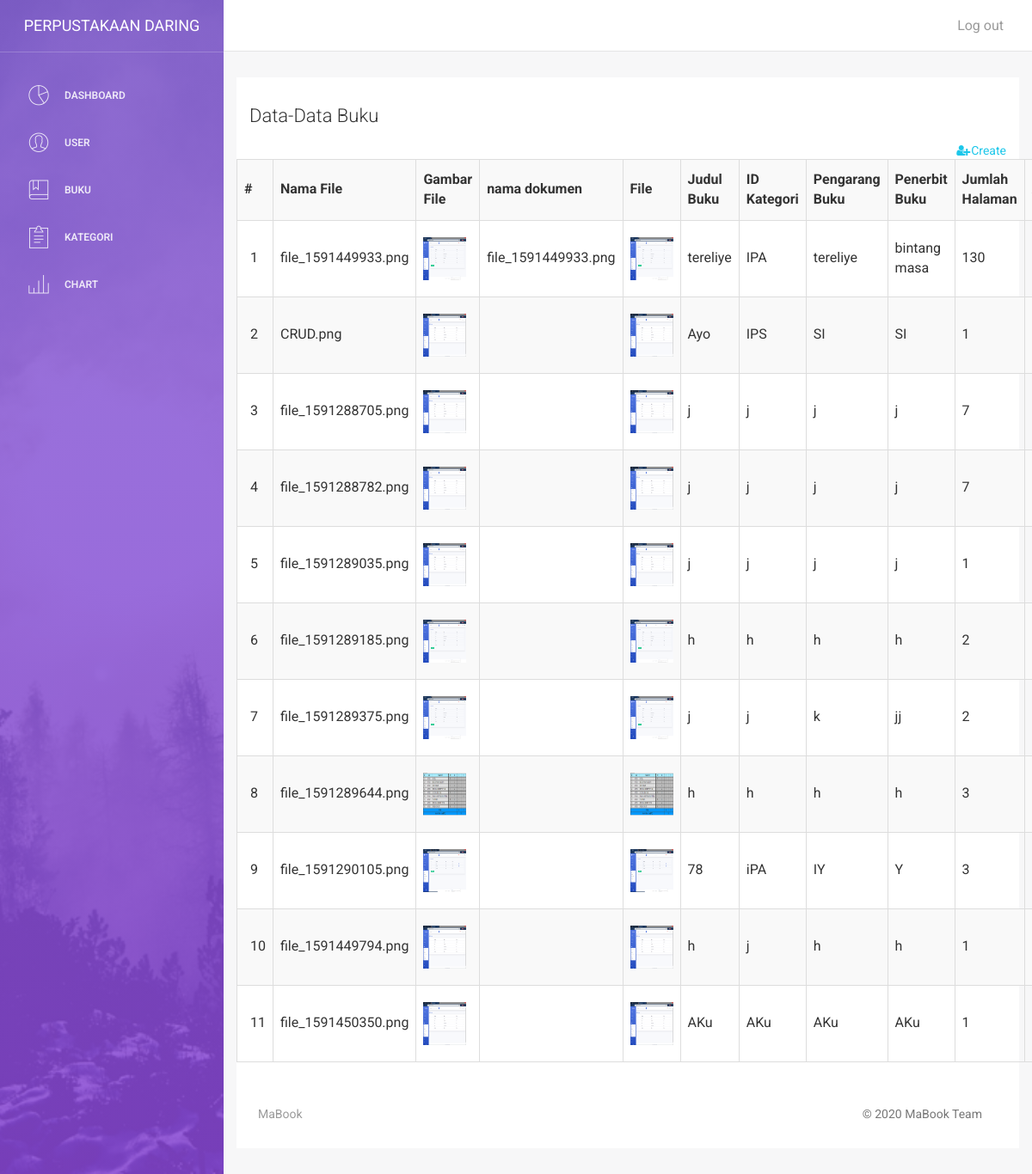
Screenshot of /upload with the database file from the repository.
### tables this page shows
CREATE TABLE `daftar_buku` (
  `id` int(10) UNSIGNED NOT NULL,
  `nama_file` varchar(50) NOT NULL,
  `dokumen` varchar(50) NOT NULL,
  `judul_buku` varchar(255) NOT NULL,
  `id_kategori` varchar(10) NOT NULL COMMENT '1:IPA, 2:IPS, 3:BAHASA, 4:BUKU UJIAN, 5:LAINNYA',
  `pengarang_buku` varchar(255) NOT NULL,
  `penerbit_buku` varchar(255) NOT NULL,
  `jumlah_halaman` int(11) NOT NULL
);

### application/controllers/Upload.php (called while the page is built, shortened)
<?php
class Upload extends CI_Controller {
    public function __construct() {
        $this->load->model('model_upldgbr');
        $this->load->helper(array('url'));
    }
    public function index($page=NULL,$offset='',$key=NULL)
    {
        $data['query'] = $this->model_upldgbr->get_allimage();
        $this->load->view('system_view/admin/home',$data);
    }
}

### index.php (called while the page is built, shortened)
<?php
require_once BASEPATH.'core/CodeIgniter.php';

### application/models/Model_upldgbr.php (called while the page is built, shortened)
<?php
class Model_upldgbr extends CI_Model {
    var $tabel = 'daftar_buku';
 function get_allimage() {
        $this->db->from($this->tabel);
        $query = $this->db->get();
        return $query->result();
 }
}
?>

### application/views/system_view/admin/Home.php (the view, shortened to what this page needs)
<head>
    <link href="<?=base_url()?>assets/css/bootstrap.min.css" rel="stylesheet">
    <link href="<?=base_url()?>assets/css/style.css" rel="stylesheet">
</head>
<link rel="stylesheet" type="text/css" href="https://cdn.datatables.net/v/bs/jq-3.2.1/dt-1.10.16/r-2.2.1/datatables.min.css"/>
<div class="content">
                <div class="container-fluid">
                    <div class="row">
                        <div class="col-md-12">
                            <div class="card card-plain table-plain-bg">
                                <div class="card-header ">
                                    <h4 class="card-title">Data-Data Buku</h4>
                                    <div class="pull-right">
                                        <a href="<?=site_url('upload/add')?>" clas="btn btn-primary btn-flat">
                                            <i class="fa fa-user-plus"></i>Create
                                        </a>
                                    </div>
                                </div>
                                <div class="card-body table-full-width table-responsive">
                                    <table class="table table-bordered table-striped">
                                                <tr>
                                                <th>#</th>
                                                <th>Nama File</th>
                                                <th>Gambar File</th>
                                                <th>nama dokumen</th>
                                                <th>File</th>
                                                <th>Judul Buku</th>
                                                <th>ID Kategori</th>
                                                <th>Pengarang Buku</th>
                                                <th>Penerbit Buku</th>
                                                <th>Jumlah Halaman</th>
                                                <th>Aksi</th>
                                                </tr>
                                                <?php $no = 1;
                                            foreach($query as $key => $data) { ?>
                                            <tr>
                                                <td><?=$no++?></td>
                                                <td><?=$data->nama_file?></td>
                                                <td><img src="<?=base_url()?>uploads/<?=$data->nama_file;?>" width="50px" height="50px"></td>
                                                <td><?=$data->dokumen?></td>
                                                <td><img src="<?=base_url()?>uploads/<?=$data->nama_file;?>" width="50px" height="50px"></td>
                                                <td><?=$data->judul_buku?></td>
                                                <td><?=$data->id_kategori?></td>
                                                <td><?=$data->pengarang_buku?></td>
                                                <td><?=$data->penerbit_buku?></td>
                                                <td><?=$data->jumlah_halaman?></td>
                                                <td class="text-center" width="160px">
                                                </td>
                                            </tr>
                                            <?php
                                            } ?>
  </table>
</div>
</div>
</div>
</body>
</html>

### assets2/css/style.css (style rules this page uses)
body { font-family: 'Roboto', sans-serif; line-height: 30px; }

### rows the page displays
daftar_buku: nama_file "file_1591449933.png", nama_file (picture), dokumen "file_1591449933.png", judul_buku "tereliye", id_kategori "IPA", pengarang_buku "tereliye", penerbit_buku "bintang masa", jumlah_halaman "130"
daftar_buku: nama_file "CRUD.png", nama_file (picture), judul_buku "Ayo", id_kategori "IPS", pengarang_buku "SI", penerbit_buku "SI", jumlah_halaman "1"
daftar_buku: nama_file "file_1591288705.png", nama_file (picture), judul_buku "j", id_kategori "j", pengarang_buku "j", penerbit_buku "j", jumlah_halaman "7"
daftar_buku: nama_file "file_1591288782.png", nama_file (picture), judul_buku "j", id_kategori "j", pengarang_buku "j", penerbit_buku "j", jumlah_halaman "7"
daftar_buku: nama_file "file_1591289035.png", nama_file (picture), judul_buku "j", id_kategori "j", pengarang_buku "j", penerbit_buku "j", jumlah_halaman "1"
daftar_buku: nama_file "file_1591289185.png", nama_file (picture), judul_buku "h", id_kategori "h", pengarang_buku "h", penerbit_buku "h", jumlah_halaman "2"
daftar_buku: nama_file "file_1591289375.png", nama_file (picture), judul_buku "j", id_kategori "j", pengarang_buku "k", penerbit_buku "jj", jumlah_halaman "2"
daftar_buku: nama_file "file_1591289644.png", nama_file (picture), judul_buku "h", id_kategori "h", pengarang_buku "h", penerbit_buku "h", jumlah_halaman "3"
daftar_buku: nama_file "file_1591290105.png", nama_file (picture), judul_buku "78", id_kategori "iPA", pengarang_buku "IY", penerbit_buku "Y", jumlah_halaman "3"
daftar_buku: nama_file "file_1591449794.png", nama_file (picture), judul_buku "h", id_kategori "j", pengarang_buku "h", penerbit_buku "h", jumlah_halaman "1"
daftar_buku: nama_file "file_1591450350.png", nama_file (picture), judul_buku "AKu", id_kategori "AKu", pengarang_buku "AKu", penerbit_buku "AKu", jumlah_halaman "1"
